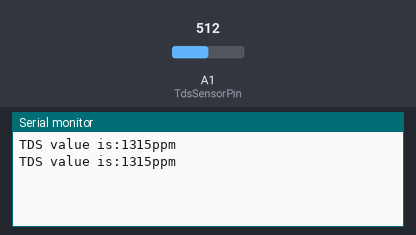
Bench run of a program on a simulated Arduino Uno, built with avr-gcc and run on an emulated ATmega328P. On the bench: the last lines printed to the serial monitor. The test bench sets the inputs (shaded band); at power-on: A1 (TdsSensorPin) = 512.

Above: at 2.3 s.
2.4 s: A1 (TdsSensorPin) set to 716
At 4.2 s:
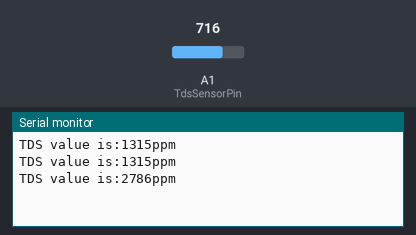
4.5 s: A1 (TdsSensorPin) set to 900
At 5.4 s:
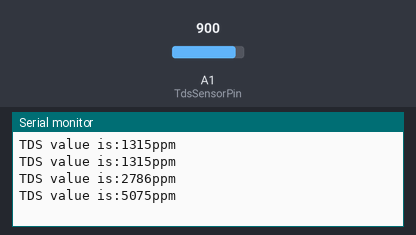
Timing chart, 0 to 7.5 s (numbered marks = the images above; inputs shaded):
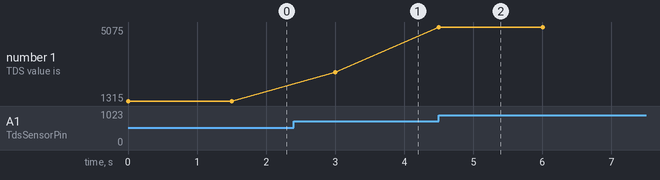

Measured:
- after the input at 2.4 s, the serial monitor: prints a new line after 0.60 s (image 1)
- after the input at 4.5 s, the serial monitor: prints a new line at once (image 2)
- plotted number 1: 1315 → 2786 after the input at 2.4 s, 2786 → 5075 after the input at 4.5 s

The program:

main.cpp
```cpp
#include <EEPROM.h>
#include "GravityTDS.h"
// #include <OneWire.h>
// #include <DallasTemperature.h>

// #define ONE_WIRE_BUS 7 // Digitalpin where Temp sensor is connected
#define TdsSensorPin A1 // Where Analog pin of TDS sensor is connected to arduino

// OneWire oneWire(ONE_WIRE_BUS);
GravityTDS gravityTds;

// DallasTemperature sensors(&oneWire);

float tdsValue = 0;

void setup()
{
Serial.begin(9600);
// sensors.begin();
gravityTds.setPin(TdsSensorPin);
gravityTds.setAref(5.0); //reference voltage on ADC, default 5.0V on Arduino UNO
gravityTds.setAdcRange(1024); //1024 for 10bit ADC;4096 for 12bit ADC
gravityTds.begin(); //initialization
}

void loop()
{
// sensors.requestTemperatures();

// gravityTds.setTemperature(sensors.getTempCByIndex(0)); // grab the temperature from sensor and execute temperature compensation
gravityTds.update(); //calculation done here from gravity library
tdsValue = gravityTds.getTdsValue(); // then get the TDS value

Serial.print("TDS value is:");
Serial.print(tdsValue,0);
Serial.println("ppm");
// Serial.print("Temperature is: ");
// Serial.print(sensors.getTempCByIndex(0));

delay(1500);

}
```
